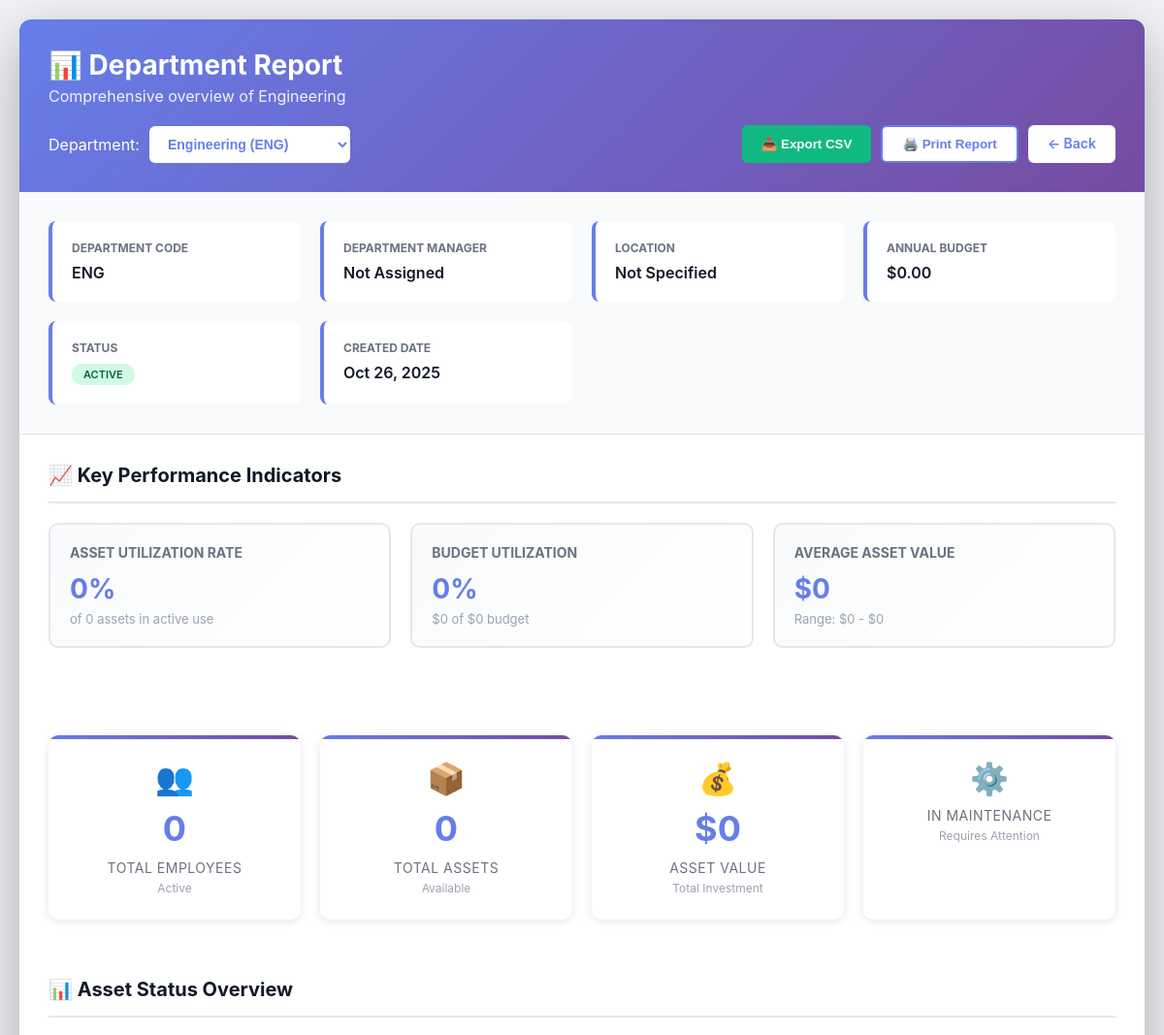
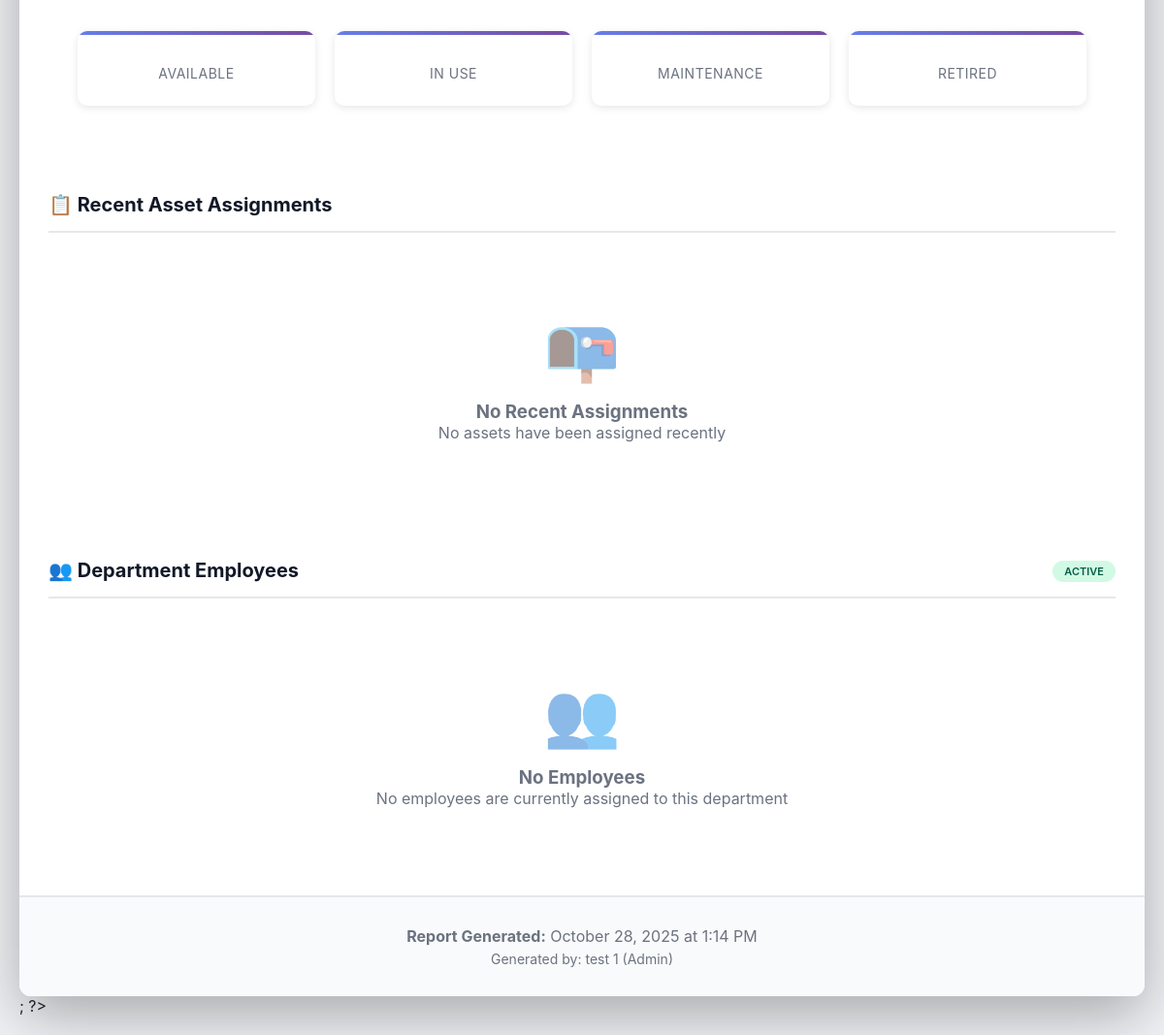
Page /users/departmentReport.php (signed in) on the committed database (2 pictures, top to bottom).
### tables this page shows
CREATE TABLE `departments` (
  `dept_id` int(11) NOT NULL,
  `dept_name` varchar(100) NOT NULL,
  `dept_code` varchar(20) NOT NULL,
  `description` text DEFAULT NULL,
  `manager_id` int(11) DEFAULT NULL,
  `location` varchar(255) DEFAULT NULL,
  `budget` decimal(15,2) DEFAULT NULL,
  `is_active` tinyint(1) DEFAULT 1,
  `created_at` timestamp NOT NULL DEFAULT current_timestamp(),
  `updated_at` timestamp NOT NULL DEFAULT current_timestamp() ON UPDATE current_timestamp()
);

### users/departmentReport.php (the view, shortened to what this page needs)
<?php
include("../auth/config/database.php");
$user_role = $_SESSION['role'];
if ($user_role === 'admin') {
    $selected_dept_id = isset($_GET['dept_id']) ? $_GET['dept_id'] : null;
    if (!$selected_dept_id) {
        $first_dept = $pdo->query("SELECT dept_id FROM departments ORDER BY dept_name LIMIT 1")->fetch();
        $selected_dept_id = $first_dept['dept_id'] ?? null;
    }
    $all_departments = $pdo->query("SELECT dept_id, dept_name, dept_code FROM departments ORDER BY dept_name")->fetchAll(PDO::FETCH_ASSOC);
}
$dept_stmt = $pdo->prepare("
    SELECT d.dept_id, d.dept_name, d.dept_code, d.description, d.manager_id,
           d.location, d.budget, d.is_active, d.created_at,
           CONCAT(COALESCE(u.first_name, ''), ' ', COALESCE(u.last_name, '')) as manager_name,
           u.email as manager_email
    FROM departments d
    LEFT JOIN users u ON d.manager_id = u.user_id
    WHERE d.dept_id = ?
");
$dept_stmt->execute([$selected_dept_id]);
$department = $dept_stmt->fetch(PDO::FETCH_ASSOC);
$department['manager_name'] = trim($department['manager_name'] ?? '');
$department['manager_email'] = $department['manager_email'] ?? '';
$department['location'] = $department['location'] ?? 'Not Specified';
$department['budget'] = $department['budget'] ?? 0;
$department['description'] = $department['description'] ?? '';
$department['is_active'] = $department['is_active'] ?? 1;
$employees = [];
$emp_stats = [
    'total_employees' => 0,
    'active_employees' => 0,
    'inactive_employees' => 0,
    'admins' => 0,
    'managers' => 0,
    'employees' => 0
];
try {
    $emp_stats_query = $pdo->prepare("
        SELECT
            COUNT(*) as total_employees,
            SUM(CASE WHEN is_active = 1 THEN 1 ELSE 0 END) as active_employees,
            SUM(CASE WHEN is_active = 0 THEN 1 ELSE 0 END) as inactive_employees,
            SUM(CASE WHEN role = 'admin' THEN 1 ELSE 0 END) as admins,
            SUM(CASE WHEN role = 'manager' THEN 1 ELSE 0 END) as managers,
            SUM(CASE WHEN role = 'employee' THEN 1 ELSE 0 END) as employees
        FROM users
        WHERE department = ?
    ");
    $emp_stats_query->execute([$department['dept_name']]);
    $emp_stats = $emp_stats_query->fetch(PDO::FETCH_ASSOC);
} catch (PDOException $e) {
    error_log("Employee stats error: " . $e->getMessage());
}
try {
    $employees_query = $pdo->prepare("
        SELECT user_id, first_name, last_name, email, role, is_active, created_at, last_login
        FROM users
        WHERE department = ?
        ORDER BY first_name, last_name
    ");
    $employees_query->execute([$department['dept_name']]);
    $employees = $employees_query->fetchAll(PDO::FETCH_ASSOC);
} catch (PDOException $e) {
    error_log("Employees query error: " . $e->getMessage());
}
$asset_stats_query = $pdo->prepare("
    SELECT
        COUNT(*) as total_assets,
        SUM(CASE WHEN status = 'available' THEN 1 ELSE 0 END) as available_assets,
        SUM(CASE WHEN status = 'in_use' THEN 1 ELSE 0 END) as in_use_assets,
        SUM(CASE WHEN status = 'maintenance' THEN 1 ELSE 0 END) as maintenance_assets,
        SUM(CASE WHEN status = 'retired' THEN 1 ELSE 0 END) as retired_assets,
        COALESCE(SUM(purchase_cost), 0) as total_value,
        COALESCE(AVG(purchase_cost), 0) as avg_value
    FROM assets
    WHERE department = ?
");
$asset_stats_query->execute([$department['dept_name']]);
$asset_stats = $asset_stats_query->fetch(PDO::FETCH_ASSOC);
$recent_assignments = $pdo->prepare("
    SELECT a.id, a.asset_name, a.asset_code, a.category, a.status,
           CONCAT(u.first_name, ' ', u.last_name) as assigned_to,
           a.created_at as assigned_date
    FROM assets a
    LEFT JOIN users u ON a.assigned_to = u.user_id
    WHERE a.department = ? AND a.assigned_to IS NOT NULL
    ORDER BY a.created_at DESC
    LIMIT 10
");
$recent_assignments->execute([$department['dept_name']]);
$assignments = $recent_assignments->fetchAll(PDO::FETCH_ASSOC);
$asset_value_stats = $pdo->prepare("
    SELECT
        COALESCE(MIN(purchase_cost), 0) as min_value,
        COALESCE(MAX(purchase_cost), 0) as max_value
    FROM assets
    WHERE department = ? AND purchase_cost > 0
");
$asset_value_stats->execute([$department['dept_name']]);
$value_stats = $asset_value_stats->fetch(PDO::FETCH_ASSOC);
$utilization_rate = $asset_stats['total_assets'] > 0
    ? round(($asset_stats['in_use_assets'] / $asset_stats['total_assets']) * 100, 1)
    : 0;
$budget_utilization = 0;
?>
<!DOCTYPE html>
<html lang="en">
<head>
    <link rel="stylesheet" href="../auth/inc/navigation.css">
</head>
<body>
    <?php include("../auth/inc/Msidebar.php"); ?>
    <div class="container">
        <div class="header">
            <h1>📊 Department Report</h1>
            <div class="header-subtitle">
                Comprehensive overview of <?php echo htmlspecialchars($department['dept_name']); ?>
            </div>
            <div class="header-actions">
                <?php if ($user_role === 'admin'): ?>
                <div class="dept-selector">
                    <label style="color: white;">Department:</label>
                    <select onchange="window.location.href='departmentReport.php?dept_id=' + this.value">
                        <?php foreach ($all_departments as $dept): ?>
                        <option value="<?php echo $dept['dept_id']; ?>" <?php echo $dept['dept_id'] == $selected_dept_id ? 'selected' : ''; ?>>
                            <?php echo htmlspecialchars($dept['dept_name']); ?> (<?php echo htmlspecialchars($dept['dept_code']); ?>)
                        </option>
                        <?php endforeach; ?>
                    </select>
                </div>
                <?php endif; ?>
                <div class="action-buttons">
                    <button onclick="exportToCSV()" class="export-btn">📥 Export CSV</button>
                    <button onclick="window.print()" class="print-btn">🖨️ Print Report</button>
                    <a href="departments.php" class="btn btn-primary">← Back</a>
                </div>
            </div>
        </div>
        <div class="dept-info-section">
            <div class="dept-details">
                <div class="dept-detail-item">
                    <h4>Department Code</h4>
                    <p><?php echo htmlspecialchars($department['dept_code']); ?></p>
                </div>
                <div class="dept-detail-item">
                    <h4>Department Manager</h4>
                    <p><?php echo htmlspecialchars($department['manager_name'] ?: 'Not Assigned'); ?></p>
                </div>
                <div class="dept-detail-item">
                    <h4>Location</h4>
                    <p><?php echo htmlspecialchars($department['location']); ?></p>
                </div>
                <div class="dept-detail-item">
                    <h4>Annual Budget</h4>
                    <p>$<?php echo number_format($department['budget'], 2); ?></p>
                </div>
                <div class="dept-detail-item">
                    <h4>Status</h4>
                    <p>
                        <span class="badge badge-<?php echo $department['is_active'] ? 'active' : 'inactive'; ?>">
                            <?php echo $department['is_active'] ? 'Active' : 'Inactive'; ?>
                        </span>
                    </p>
                </div>
                <div class="dept-detail-item">
                    <h4>Created Date</h4>
                    <p><?php echo date('M d, Y', strtotime($department['created_at'])); ?></p>
                </div>
            </div>
        </div>
        <div class="content-section">
            <div class="section-header">
                <h2 class="section-title">📈 Key Performance Indicators</h2>
            </div>
            <div class="summary-grid">
                <div class="summary-card">
                    <h3>Asset Utilization Rate</h3>
                    <div class="value"><?php echo $utilization_rate; ?>%</div>
                    <div class="description">
                        <?php echo $asset_stats['in_use_assets']; ?> of <?php echo $asset_stats['total_assets']; ?> assets in active use
                    </div>
                </div>
                <div class="summary-card">
                    <h3>Budget Utilization</h3>
                    <div class="value"><?php echo $budget_utilization; ?>%</div>
                    <div class="description">
                        $<?php echo number_format($asset_stats['total_value'], 0); ?> of $<?php echo number_format($department['budget'], 0); ?> budget
                    </div>
                </div>
                <div class="summary-card">
                    <h3>Average Asset Value</h3>
                    <div class="value">$<?php echo number_format($asset_stats['avg_value'], 0); ?></div>
                    <div class="description">
                        Range: $<?php echo number_format($value_stats['min_value'], 0); ?> - $<?php echo number_format($value_stats['max_value'], 0); ?>
                    </div>
                </div>
            </div>
        </div>
        <div class="stats-grid">
            <div class="stat-card">
                <div class="stat-icon">👥</div>
                <div class="stat-number"><?php echo $emp_stats['total_employees']; ?></div>
                <div class="stat-label">Total Employees</div>
                <div class="stat-sublabel"><?php echo $emp_stats['active_employees']; ?> Active</div>
            </div>
            <div class="stat-card">
                <div class="stat-icon">📦</div>
                <div class="stat-number"><?php echo $asset_stats['total_assets']; ?></div>
                <div class="stat-label">Total Assets</div>
                <div class="stat-sublabel"><?php echo $asset_stats['available_assets']; ?> Available</div>
            </div>
            <div class="stat-card">
                <div class="stat-icon">💰</div>
                <div class="stat-number">$<?php echo number_format($asset_stats['total_value'], 0); ?></div>
                <div class="stat-label">Asset Value</div>
                <div class="stat-sublabel">Total Investment</div>
            </div>
            <div class="stat-card">
                <div class="stat-icon">⚙️</div>
                <div class="stat-label">In Maintenance</div>
                <div class="stat-sublabel">Requires Attention</div>
            </div>
        </div>
        <div class="content-section">
            <div class="section-header">
                <h2 class="section-title">📊 Asset Status Overview</h2>
            </div>
            <div class="stats-grid">
                <div class="stat-card">
                    <div class="stat-label">Available</div>
                </div>
                <div class="stat-card">
                    <div class="stat-label">In Use</div>
                </div>
                <div class="stat-card">
                    <div class="stat-label">Maintenance</div>
                </div>
                <div class="stat-card">
                    <div class="stat-label">Retired</div>
                </div>
            </div>
        </div>
        <div class="content-section">
            <div class="section-header">
                <h2 class="section-title">📋 Recent Asset Assignments</h2>
            </div>
            <?php if (count($assignments) > 0): ?>
            <div class="table-container">
                <table>
                    <thead>
                        <tr>
                            <th>Asset Code</th>
                            <th>Asset Name</th>
                            <th>Category</th>
                            <th>Assigned To</th>
                            <th>Status</th>
                            <th>Date Added</th>
                        </tr>
                    </thead>
                    <tbody>
                        <?php foreach ($assignments as $assignment): ?>
                        <tr>
                            <td><strong><?php echo htmlspecialchars($assignment['asset_code']); ?></strong></td>
                            <td><?php echo htmlspecialchars($assignment['asset_name']); ?></td>
                            <td><?php echo htmlspecialchars($assignment['category']); ?></td>
                            <td><?php echo htmlspecialchars($assignment['assigned_to']); ?></td>
                            <td>
                                <span class="badge badge-<?php echo strtolower(str_replace(' ', '-', $assignment['status'])); ?>">
                                    <?php echo htmlspecialchars(ucwords(str_replace('_', ' ', $assignment['status']))); ?>
                                </span>
                            </td>
                            <td><?php echo date('M d, Y', strtotime($assignment['assigned_date'])); ?></td>
                        </tr>
                        <?php endforeach; ?>
                    </tbody>
                </table>
            </div>
            <?php else: ?>
            <div class="empty-state">
                <div class="empty-state-icon">📭</div>
                <h3>No Recent Assignments</h3>
                <p>No assets have been assigned recently</p>
            </div>
            <?php endif; ?>
        </div>
        <div class="content-section">
            <div class="section-header">
                <h2 class="section-title">👥 Department Employees</h2>
                <div>
                    <span class="badge badge-active"><?php echo $emp_stats['active_employees']; ?> Active</span>
                </div>
            </div>
            <?php if (count($employees) > 0): ?>
            <div class="table-container">
                <table>
                    <thead>
                        <tr>
                            <th>Name</th>
                            <th>Email</th>
                            <th>Role</th>
                            <th>Status</th>
                            <th>Joined Date</th>
                            <th>Last Login</th>
                        </tr>
                    </thead>
                    <tbody>
                        <?php foreach ($employees as $employee): ?>
                        <tr>
                            <td><strong><?php echo htmlspecialchars($employee['first_name'] . ' ' . $employee['last_name']); ?></strong></td>
                            <td><?php echo htmlspecialchars($employee['email']); ?></td>
                            <td><?php echo ucfirst(htmlspecialchars($employee['role'])); ?></td>
                            <td>
                                <span class="badge badge-<?php echo $employee['is_active'] ? 'active' : 'inactive'; ?>">
                                    <?php echo $employee['is_active'] ? 'Active' : 'Inactive'; ?>
                                </span>
                            </td>
                            <td><?php echo date('M d, Y', strtotime($employee['created_at'])); ?></td>
                            <td><?php echo $employee['last_login'] ? date('M d, Y H:i', strtotime($employee['last_login'])) : 'Never'; ?></td>
                        </tr>
                        <?php endforeach; ?>
                    </tbody>
                </table>
            </div>
            <?php else: ?>
            <div class="empty-state">
                <div class="empty-state-icon">👥</div>
                <h3>No Employees</h3>
                <p>No employees are currently assigned to this department</p>
            </div>
            <?php endif; ?>
        </div>
        <div class="content-section" style="background: #f9fafb; border-top: 2px solid #e5e7eb;">
            <div style="text-align: center; color: #6b7280;">
                <p><strong>Report Generated:</strong> <?php echo date('F j, Y \a\t g:i A'); ?></p>
                <p style="margin-top: 5px; font-size: 14px;">
                    Generated by: <?php echo htmlspecialchars($_SESSION['first_name'] . ' ' . $_SESSION['last_name']); ?>
                    (<?php echo ucfirst($_SESSION['role']); ?>)
                </p>
            </div>
        </div>
    </div>
</body>
</html>; ?>

### rows in the picture
departments: dept_name "Engineering", dept_code "ENG", created_at "Oct 26, 2025"

### other values in the picture
$department['manager_name'] ?: 'Not Assigned' "Not Assigned"
$department['location'] "Not Specified"
$department['budget'] "0.00"
$utilization_rate "0"
$asset_stats['total_assets'] "0"
$budget_utilization "0"
$asset_stats['total_value'] "0"
$department['budget'] "0"
$asset_stats['avg_value'] "0"
$value_stats['min_value'] "0"
$value_stats['max_value'] "0"
$emp_stats['total_employees'] "0"
$_SESSION['first_name'] . ' ' . $_SESSION['last_name'] "test 1"
$_SESSION['role'] "Admin"
form field value "Engineering (ENG)"
